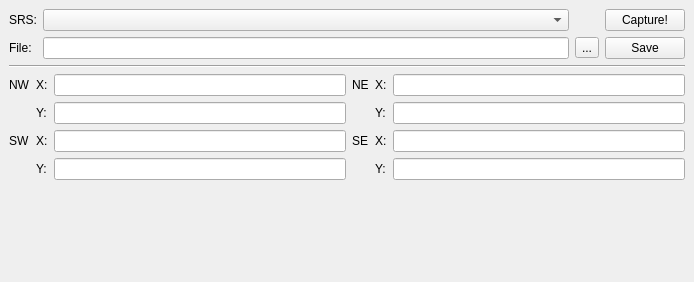
<?xml version="1.0" encoding="UTF-8"?>
<ui version="4.0">
 <class>dockWidget</class>
 <widget class="QDockWidget" name="dockWidget">
  <property name="geometry">
   <rect>
    <x>0</x>
    <y>0</y>
    <width>694</width>
    <height>282</height>
   </rect>
  </property>
  <property name="windowTitle">
   <string>Map Corners Coordinates</string>
  </property>
  <widget class="QWidget" name="dockWidgetContents">
   <layout class="QGridLayout" name="gridLayout_3">
    <item row="2" column="0">
     <layout class="QGridLayout" name="gridLayout">
      <item row="3" column="2">
       <widget class="QLineEdit" name="coor_SWY">
        <property name="readOnly">
         <bool>true</bool>
        </property>
       </widget>
      </item>
      <item row="3" column="1">
       <widget class="QLabel" name="label_11">
        <property name="text">
         <string>Y:</string>
        </property>
       </widget>
      </item>
      <item row="0" column="3">
       <widget class="QLabel" name="label_6">
        <property name="text">
         <string>NE</string>
        </property>
       </widget>
      </item>
      <item row="3" column="4">
       <widget class="QLabel" name="label_12">
        <property name="text">
         <string>Y:</string>
        </property>
       </widget>
      </item>
      <item row="1" column="1">
       <widget class="QLabel" name="label_5">
        <property name="text">
         <string>Y:</string>
        </property>
       </widget>
      </item>
      <item row="0" column="2">
       <widget class="QLineEdit" name="coor_NWX">
        <property name="readOnly">
         <bool>true</bool>
        </property>
       </widget>
      </item>
      <item row="2" column="2">
       <widget class="QLineEdit" name="coor_SWX">
        <property name="readOnly">
         <bool>true</bool>
        </property>
       </widget>
      </item>
      <item row="2" column="0">
       <widget class="QLabel" name="label_9">
        <property name="text">
         <string>SW</string>
        </property>
       </widget>
      </item>
      <item row="3" column="5">
       <widget class="QLineEdit" name="coor_SEY">
        <property name="readOnly">
         <bool>true</bool>
        </property>
       </widget>
      </item>
      <item row="2" column="1">
       <widget class="QLabel" name="label_10">
        <property name="text">
         <string>X:</string>
        </property>
       </widget>
      </item>
      <item row="1" column="4">
       <widget class="QLabel" name="label_8">
        <property name="text">
         <string>Y:</string>
        </property>
       </widget>
      </item>
      <item row="0" column="5">
       <widget class="QLineEdit" name="coor_NEX">
        <property name="readOnly">
         <bool>true</bool>
        </property>
       </widget>
      </item>
      <item row="0" column="0">
       <widget class="QLabel" name="label_3">
        <property name="text">
         <string>NW</string>
        </property>
       </widget>
      </item>
      <item row="1" column="2">
       <widget class="QLineEdit" name="coor_NWY">
        <property name="readOnly">
         <bool>true</bool>
        </property>
       </widget>
      </item>
      <item row="0" column="1">
       <widget class="QLabel" name="label_4">
        <property name="text">
         <string>X:</string>
        </property>
       </widget>
      </item>
      <item row="2" column="5">
       <widget class="QLineEdit" name="coor_SEX">
        <property name="readOnly">
         <bool>true</bool>
        </property>
       </widget>
      </item>
      <item row="1" column="5">
       <widget class="QLineEdit" name="coor_NEY">
        <property name="readOnly">
         <bool>true</bool>
        </property>
       </widget>
      </item>
      <item row="2" column="3">
       <widget class="QLabel" name="label_13">
        <property name="text">
         <string>SE</string>
        </property>
       </widget>
      </item>
      <item row="2" column="4">
       <widget class="QLabel" name="label_14">
        <property name="text">
         <string>X:</string>
        </property>
       </widget>
      </item>
      <item row="0" column="4">
       <widget class="QLabel" name="label_7">
        <property name="text">
         <string>X:</string>
        </property>
       </widget>
      </item>
     </layout>
    </item>
    <item row="0" column="0">
     <layout class="QGridLayout" name="gridLayout_2" rowminimumheight="0,0">
      <property name="sizeConstraint">
       <enum>QLayout::SetDefaultConstraint</enum>
      </property>
      <property name="verticalSpacing">
       <number>6</number>
      </property>
      <item row="1" column="0">
       <widget class="QLabel" name="label_2">
        <property name="text">
         <string>File:</string>
        </property>
       </widget>
      </item>
      <item row="0" column="0">
       <widget class="QLabel" name="label">
        <property name="text">
         <string>SRS:</string>
        </property>
       </widget>
      </item>
      <item row="0" column="1">
       <widget class="QComboBox" name="system_box">
        <property name="sizePolicy">
         <sizepolicy hsizetype="Expanding" vsizetype="Fixed">
          <horstretch>0</horstretch>
          <verstretch>0</verstretch>
         </sizepolicy>
        </property>
       </widget>
      </item>
      <item row="1" column="2" colspan="2">
       <widget class="QToolButton" name="dir_toolbutton">
        <property name="text">
         <string>...</string>
        </property>
       </widget>
      </item>
      <item row="1" column="1">
       <widget class="QLineEdit" name="dir_name">
        <property name="readOnly">
         <bool>true</bool>
        </property>
       </widget>
      </item>
      <item row="1" column="4">
       <widget class="QPushButton" name="saveButton">
        <property name="text">
         <string>Save</string>
        </property>
       </widget>
      </item>
      <item row="0" column="4">
       <widget class="QPushButton" name="captureButton">
        <property name="text">
         <string>Capture!</string>
        </property>
       </widget>
      </item>
     </layout>
    </item>
    <item row="3" column="0">
     <spacer name="verticalSpacer">
      <property name="orientation">
       <enum>Qt::Vertical</enum>
      </property>
      <property name="sizeHint" stdset="0">
       <size>
        <width>20</width>
        <height>40</height>
       </size>
      </property>
     </spacer>
    </item>
    <item row="1" column="0">
     <widget class="Line" name="line">
      <property name="orientation">
       <enum>Qt::Horizontal</enum>
      </property>
     </widget>
    </item>
   </layout>
  </widget>
 </widget>
 <resources/>
 <connections/>
</ui>
